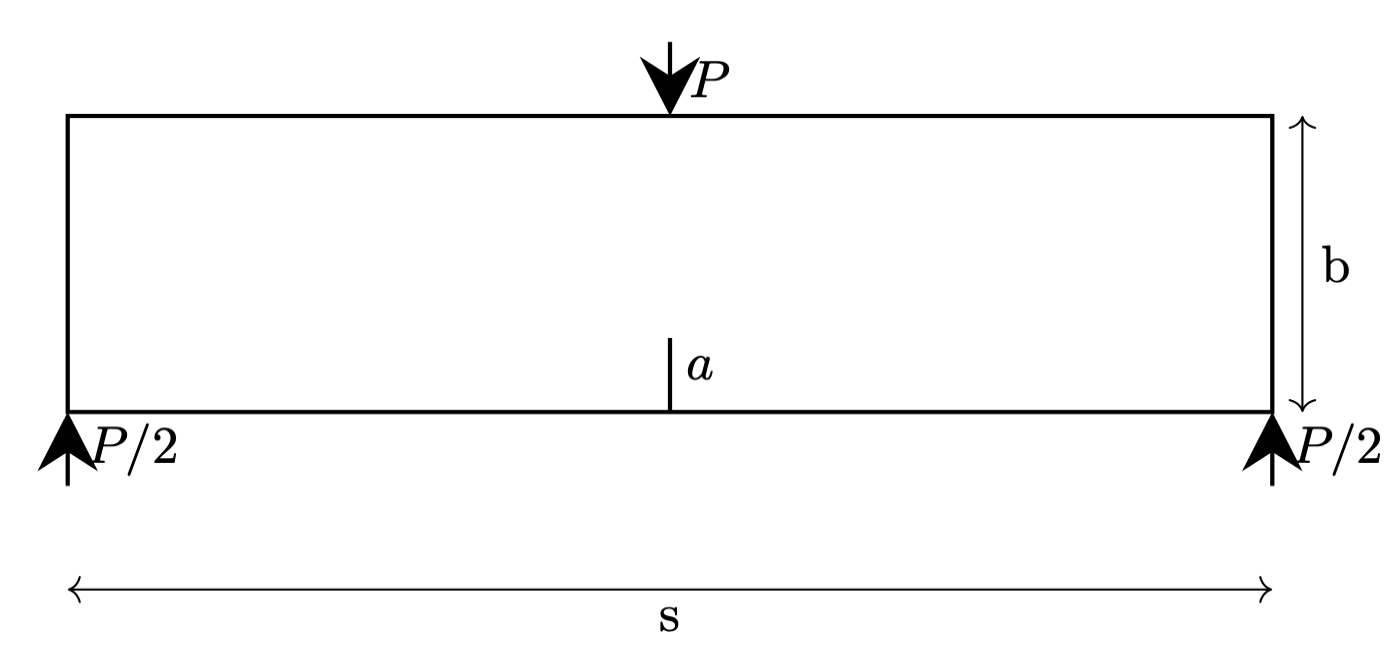
#> input picture examples/LEFM/images/three_point_bending.png, 1398 x 650 px
$ python plot_three_point.py
#> lines starting #> are read from the running program, lines starting #| are printed output that depends on the picture
r"""
.. _ref_lefm_three_point:

Three-Point Bending Specimen: Fracture and Fatigue Analysis
-----------------------------------------------------------

This script performs a detailed fracture and fatigue analysis of an ASTM E-399-72
compact tension (CT) specimen using principles of Linear Elastic Fracture
Mechanics (LEFM). It serves as a comprehensive educational and research tool,
demonstrating the theoretical and numerical workflow from fundamental
equations to result visualization.

**Analysis Workflow:**

1.  **Parameter Definition:** Establishes material properties (e.g., Young's
    modulus, fracture toughness) and specimen geometry based on the ASTM
    standard.
2.  **Geometric Factor Calculation:** Implements the standard polynomial function
    for the dimensionless geometry factor, $f(a/W)$.
3.  **Compliance Calculation:** Numerically computes the specimen's compliance,
    $C(a)$, by integrating the energy release rate, which is derived from the
    geometry factor. This step is crucial for linking stress-based and
    energy-based fracture criteria.
4.  **Fatigue Life Analysis:**
    *   Calculates the stress intensity factor range, $\Delta K$, using two
        equivalent LEFM methods:
        a.  **Direct Method:** Using the standard geometry factor, $f(a/W)$.
        b.  **Compliance Method:** Using the derivative of compliance, $dC/da$.
    *   Compares the results of both methods to verify the theoretical
        consistency.
    *   Integrates Paris' Law, $da/dN = C_{\text{Paris}}(\Delta K)^n$, to
        predict the fatigue life, plotting the crack length as a function of
        the number of cycles.
5.  **Verification and Visualization:** Generates plots to compare the
    different calculation methods and validates them against external
    experimental data.

**Theoretical Background:**

The analysis is based on the following key LEFM equations, which are also
detailed in the accompanying scientific paper:

*   **Stress Intensity Factor (SIF):**

    .. math::
        K_I = \frac{P}{B\sqrt{W}} f\left(\frac{a}{W}\right)

*   **Energy Release Rate and Compliance:**

    .. math::
        G = \frac{P^2}{2B} \frac{dC}{da} = \frac{K_I^2}{E'}

*   **Fatigue Crack Growth (Paris' Law):**

    .. math::
        \frac{da}{dN} = C_{\text{Paris}} (\Delta K)^n

This script demonstrates how these foundational concepts are applied to a
standard test case, providing a bridge between theory and practical
implementation.

"""

###############################################################################
# Import necessary libraries
# --------------------------
import numpy as np
import matplotlib.pyplot as plt
import matplotlib.image as mpimg
import os
import shutil
import sys

sys.path.insert(0, os.path.abspath('../../'))
plt.style.use('../../graph.mplstyle')
import plot_config as pcfg

img = mpimg.imread('images/three_point_bending.png')  # or .jpg, .tif, etc.
#> img is the input picture: shape (650, 1398, 4) float32; mean R, G, B, A 0.975, 0.975, 0.975, 1
plt.imshow(img)
plt.axis('off')

# [6 lines of commented-out code are left out]
color_main = pcfg.color_blue
color_secondary = pcfg.color_orangered
color_tertiary = pcfg.color_gold
color_quaternary = pcfg.color_green
color_analytical = pcfg.color_black

###############################################################################
# Parameters definition
# ---------------------
# Define material and specimen parameters
E   = 20.8     # Young's modulus (kN/mm^2)
nu  = 0.3     # Poisson's ratio (-)
Gc  = 0.0005   # Critical strain energy release rate (kN/mm)
m   = 2.5     # Paris' Law exponent (-)
Cparis = 1.02*10**(-11) * 10**(3*m)  # Paris' Law constant [mm^((2+3m)/2) / (cycle kN^m)]
Ep = E / (1.0 - nu**2) # Plane strain modulus (kN/mm^2)

# %
# Define specimen geometry
b = 1.0  # Characteristic width of the specimen (mm)
B = 1.0   # Thickness (mm)
s = 8.0
# %
# Crack length range and increment
a0 = 0.001  * b    # Initial crack length (mm)
af = 0.95 * b    # Final crack length (mm)
da = 0.0001 * b  # Small increment for high-accuracy numerical integration (mm)
a = np.arange(a0, af, da)  # Array of crack lengths (mm)


###############################################################################
# 3. Geometric Factor and Compliance Calculation
# ----------------------------------------------
# This section defines the geometry factor function and uses it to compute
# the specimen's compliance via numerical integration.

def geometry_factor(a, b):
    """
    Calculates the dimensionless geometry factor f(a/b)
    """
    x = a / b
    s_div_b = 8.0
    numerator = np.sqrt(np.pi) * 3 * s_div_b * np.sqrt(x)
    denominator = 2.0
    polynomial = 1.106 - 1.552 * x + 7.71 * x**2 - 13.53 * x**3 + 14.23 * x**4
    return (numerator / denominator) * polynomial

# Calculate the geometric factor for the entire range of crack lengths
f_geometric = geometry_factor(a, b)

###############################################################################
# Calculate the critical force
# ----------------------------
# Critical force ($P_c$) based on LEFM
P_c = B * np.sqrt(b) * np.sqrt(Ep * Gc) / f_geometric

###############################################################################
# Compliance and stiffness calculations
# -------------------------------------
# Compliance (C) and stiffness (K) are calculated using numerical integration
# The compliance of the specimen witout crack is given by:
I = B * b**3 / 12.0
C0 = s**3 / (48 * Ep * I)
K0 = 1.0 / C0
C0 = 1.0/K0

# Define integration function using trapezoidal or Simpson's rule
from scipy.integrate import cumulative_trapezoid, cumulative_simpson

# Calculate compliance (C) and stiffness (K)
C = C0/B * (1 + 2.0 / (C0 * Ep * b) * cumulative_trapezoid(f_geometric**2, a, initial=0))
K = 1.0 / C  # Stiffness is inverse of compliance

###############################################################################
# Plot: Stiffness ($K$) vs. crack length ($a$)
# --------------------------------------------
fig, ax1 = plt.subplots()

ax1.plot(a, K, color=color_analytical, linestyle='-')  # Plot K vs. a

ax1.set_xlabel(pcfg.crack_length_label)  # Label for crack length
ax1.set_ylabel(pcfg.stiffness_label)  # Label for stiffness
ax1.legend()

###############################################################################
# Plot: Compliance ($C$) vs. crack length ($a$)
# --------------------------------------------
fig, ax1 = plt.subplots()

ax1.plot(a, C, color=color_analytical, linestyle='-')  # Plot K vs. a

ax1.set_xlabel(pcfg.crack_length_label)  # Label for crack length
ax1.set_ylabel(pcfg.compliance_label)  # Label for compliance
ax1.legend()

###############################################################################
# dC/da term
# ----------
# This term is calculated as the derivative of compliance with respect to crack length
# note that the crack prpagates symetrically yo the right and the left, so we use 2*a for the derivative.
dCda_numerical = np.gradient(C, B*a)

# %
# Also is possible to obtain the relation directly by the following formula
dCda = 2*Gc / P_c**2

# Simple test to verify that the numerical and analytical dC/da are close
try:
    # Use a relative tolerance of 5% because numerical differentiation can
    # have inaccuracies.
    np.testing.assert_allclose(dCda_numerical, dCda, rtol=1e-2)
    print("Validation successful: Numerical dC/da matches analytical dC/da"
          " within tolerance.")
except AssertionError as e:
    print("Validation failed: Numerical and analytical dC/da do not match."
          f"\n{e}")


fig, ax1 = plt.subplots()
ax1.plot(a, dCda, color=color_analytical, linestyle='-', label='Analytical')  # Plot analytical dC/da
ax1.plot(a, dCda_numerical, color=color_quaternary, linestyle='--', label='Numerical')  # Plot numerical dC/da

ax1.set_xlabel(pcfg.crack_length_label)  # Label for crack length
ax1.set_ylabel(pcfg.dCda_label)
ax1.legend()

###############################################################################
# Plot: Critical force ($P_c$) vs. crack length ($a$)
# ---------------------------------------------------
fig, ax1 = plt.subplots()

ax1.plot(a, P_c, 'k-', color=color_analytical, linestyle='-', linewidth=2.0)  # Plot P_c vs. a
ax1.plot(a, np.sqrt(2.0 * Gc / dCda), 'y--',  color=color_quaternary, linestyle='--', label='dCda')
ax1.set_xlabel(pcfg.crack_length_label)  # Label for crack length
ax1.set_ylabel(pcfg.critical_force_label)  # Label for critical force
ax1.legend()


###############################################################################
# Save results to file
# --------------------
# results = np.column_stack((a, K, P_c, dCda))
# header = "a\tK\tPc\tdCda"
# np.savetxt(os.path.join(results_folder, "results.lefm"),
#            results, fmt="%.6e", delimiter="\t", header=header, comments="")


###############################################################################
# Specific curves
# ---------------
def get_u_P(ap0, a, P_c, C):
    index_ap0 = np.argmin(np.abs(a - ap0))
    P_c_a0 = P_c[index_ap0]
    u_c_a0 = P_c_a0 * C[index_ap0]

    u = P_c[index_ap0:] * C[index_ap0:]
    P = P_c[index_ap0:]
    a = a[index_ap0:]

    u0 = np.linspace(0, u[0], 1000)
    u = np.concatenate((u0, u))
    P = np.concatenate((u0 / C[index_ap0], P))
    a = np.concatenate((u0 * 0 + a[0], a))
    W = Gc * (a - ap0)
    C = u / P
    E = P**2 * C / 2
    # E = P*u / 2
    return u, P, a, W, E, u_c_a0, P_c_a0

# %
# Define specific crack length points for the analysis
ap0_points = np.array([0.2*b, 0.5*b, 0.7*b])  # Specific crack length points
ap0_colors = np.array(["red", "blue", "green"])  # Colors for these points in plots
ap0_style = ["-", "--", "--"]  # Line styles for these points
ap0_label = np.array([f"$a_0$={ap0_points[0]} mm", f"$a_0$={ap0_points[1]} mm ", f"$a_0$={ap0_points[2]} mm"])  # Labels for legend
index_ap0 = np.zeros(len(ap0_points), dtype=int)  # Indices of these points in the crack length array

# Find the indices of the specific crack length points in the array
i = 0
for a_i in ap0_points:
    index_ap0[i] = np.argmin(np.abs(a - a_i))  # Find the closest index
    i += 1

u1, P1, a1, W1, E1, u_c_a01, P_c_a01 = get_u_P(ap0_points[0], a, P_c, C)
u2, P2, a2, W2, E2, u_c_a02, P_c_a02 = get_u_P(ap0_points[1], a, P_c, C)
u3, P3, a3, W3, E3, u_c_a03, P_c_a03 = get_u_P(ap0_points[2], a, P_c, C)


# header_curves = "a\tu\tP\tstrain_energy\tfracture_energy"
# results_1 = np.column_stack((a1, u1, P1, E1, W1))
# np.savetxt(
#     os.path.join(
#         results_folder,
#         f"a0_{str(ap0_points[0]).replace('.', '')}.lefm_problem"
#     ),
#     results_1, fmt="%.6e", delimiter="\t", header=header_curves, comments=""
# )

# results_2 = np.column_stack((a2, u2, P2, E2, W2))
# np.savetxt(
#     os.path.join(
#         results_folder,
#         f"a0_{str(ap0_points[1]).replace('.', '')}.lefm_problem"
#     ),
#     results_2, fmt="%.6e", delimiter="\t", header=header_curves, comments=""
# )

# results_3 = np.column_stack((a3, u3, P3, E3, W3))
# np.savetxt(
#     os.path.join(
#         results_folder,
#         f"a0_{str(ap0_points[2]).replace('.', '')}.lefm_problem"
#     ),
#     results_3, fmt="%.6e", delimiter="\t", header=header_curves, comments=""
# )
###############################################################################
# Plot: Displacement ($u$) vs. Force ($P$)
# ----------------------------------------
fig, ax1 = plt.subplots()

ax1.plot(u1, P1, 'k-', label=ap0_label[0])
ax1.plot(u2, P2, 'r--', label=ap0_label[1])
ax1.plot(u3, P3, 'b--', label=ap0_label[2])

ax1.set_xlabel(pcfg.displacement_label)
ax1.set_ylabel(pcfg.force_label)
ax1.legend()

###############################################################################
# Plot: ($a$) vs. Energy ($E$)
# ----------------------------
fig, ax1 = plt.subplots()

ax1.plot(a1, E1, 'k-',  label=ap0_label[0])
ax1.plot(a2, E2, 'r--', label=ap0_label[1])
ax1.plot(a3, E3, 'b--', label=ap0_label[2])

ax1.set_xlabel(pcfg.crack_length_label)
ax1.set_ylabel(pcfg.strain_energy_label)
ax1.legend()


###############################################################################
# Energy calculations for a0=0.3 mm
# ---------------------------------
fig, ax1 = plt.subplots()

ax1.plot(u1, a1, color=color_analytical, linestyle='-', label=ap0_label[0])
ax1.plot(u2, a2, color=color_secondary, linestyle='--', label=ap0_label[1])
ax1.plot(u3, a3, color=color_main, linestyle='--', label=ap0_label[2])

ax1.set_xlabel(pcfg.displacement_label)
ax1.set_ylabel(pcfg.crack_length_label)
ax1.legend()


###############################################################################
# Fatigue Life Calculation and Validation
# ---------------------------------------

a0_fatigue = 0.2*b # Initial crack length [mm]
af_fatigue = 0.9*b # Final crack length [mm]

# %%
# To perform the fatigue analysis in that range, will be needed to tlice the arrays to obtain the values of the compliance and crack area in that range.

def slice_array_by_values(a, value_1, value_2):
    """
    Returns a slice of the array `a` between the indices of the nearest values to `value_1` and `value_2`.

    Parameters:
    a (numpy.ndarray): The input array.
    value_1 (float): The first value to find in the array.
    value_2 (float): The second value to find in the array.

    Returns:
    numpy.ndarray: A new array sliced between the indices of the nearest values to `value_1` and `value_2`.
    """
    # Find the indices of the nearest values
    index_1 = (np.abs(a - value_1)).argmin()
    index_2 = (np.abs(a - value_2)).argmin()

    # Ensure index_1 is less than index_2
    if index_1 > index_2:
        index_1, index_2 = index_2, index_1

    # Return the sliced array
    return index_1, index_2 + 1

# %%
# Slice the arrays to obtain the fatigue region
i_o_1, i_f_1 = slice_array_by_values(a, a0_fatigue, af_fatigue)
a_fatigue = a[i_o_1:i_f_1]  # Crack lengths in the fatigue range
f_geometric_fatigue = f_geometric[i_o_1:i_f_1]
dCda_fatigue = dCda[i_o_1:i_f_1]  # Compliance derivative in the fatigue range

# This section calculates the fatigue life (number of cycles vs. crack length)
# using two theoretically equivalent LEFM approaches:
#
# 1. Stress-Based Method: Using the geometric factor f(a/W) to find Delta_K.
# 2. Energy-Based Method: Using the compliance derivative dC/da.
#
# The results are then compared to validate the numerical implementation.

# --- Fatigue Material Properties ---
AP = 3.6   # Applied cyclic force range (Delta_P) [kN]
Ni = 0     # Initial number of cycles

# --- Method 1: Fatigue Life from Geometric Factor ---
# Calculate the stress intensity factor range (Delta_K)
AK = AP / (B * np.sqrt(b)) * f_geometric_fatigue  # Stress intensity factor range
# Integrate Paris' Law: Nf = integral(1 / (C * (Delta_K)^m)) da
# For numerical stability, constant terms are pulled out of the integral.
Nf_f_geometric = Ni + 1/(Cparis * (AP/(B*np.sqrt(b)))**m) * \
    cumulative_trapezoid(1/(f_geometric_fatigue**m), a_fatigue, initial=0)
# Nf_f_geometric = Ni + cumulative_trapezoid(1 / (Cparis * AK**m), a, initial=0)

# --- Method 2: Fatigue Life from Compliance Derivative (dC/da) ---
# This uses the energy-based formulation of Paris' Law.
Nf_dCda = Ni + 1 / (Cparis * (Ep / (2 * B))**(m / 2) * AP**m) * \
    cumulative_trapezoid(1 / (dCda_fatigue*(B))**(m / 2), a_fatigue, initial=0)

# --- Validation Test ---
# Verify that both methods produce nearly identical results. A small tolerance
# is required to account for numerical errors from integration and differentiation.
try:
    # Use a relative tolerance of 1% (rtol=1e-2).
    np.testing.assert_allclose(Nf_f_geometric, Nf_dCda, rtol=1e-2)
    print("Validation successful: Fatigue life calculations from geometric"
          " factor and dC/da are consistent.")
except AssertionError as e:
    print("Validation FAILED: The two fatigue life calculation methods do not"
          f" match.\n{e}")

###############################################################################
# Plot: K Tada 2
# --------------
fig, ax1 = plt.subplots()

ax1.loglog(AK, dCda_fatigue, 'b-', label=r'geometric')

ax1.set_xlabel(pcfg.DeltaK_label)
ax1.set_ylabel(pcfg.dCda_label)
ax1.legend()


###############################################################################
# Crack area vs number of cycles
# ------------------------------
# The number of cycles to failure is calculated from the compliance respect the crack area for the different methods.
fig, ax1 = plt.subplots()

ax1.plot(Nf_f_geometric, a_fatigue, 'b-', label=r"geometric")
ax1.plot(Nf_dCda, a_fatigue, 'r--', label=r"dCda")

ax1.set_xlabel(pcfg.cycles_label)
ax1.set_ylabel(pcfg.crack_length_label)
ax1.legend()

plt.show()
#> figure, not shown here; curve peaks at x = 0.001, y = 0.179
#> figure, not shown here; curve peaks at x = 0.95, y = 195.4
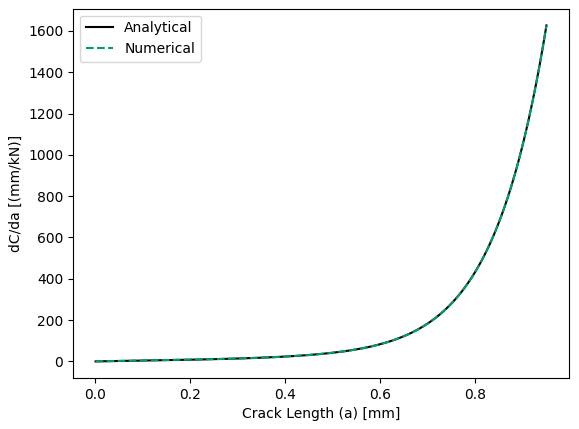
#> figure drawn by matplotlib, 1 panel; curve peaks at x = 0.95, y = 1626.7; curve peaks at x = 0.95, y = 1626
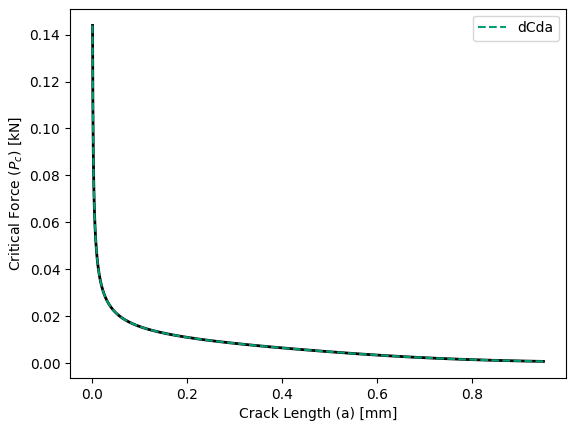
#> figure drawn by matplotlib, 1 panel; curve peaks at x = 0.001, y = 0.144; curve peaks at x = 0.001, y = 0.144
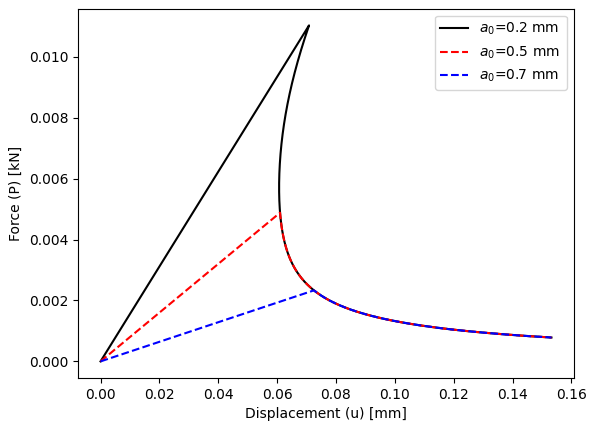
#> figure drawn by matplotlib, 1 panel
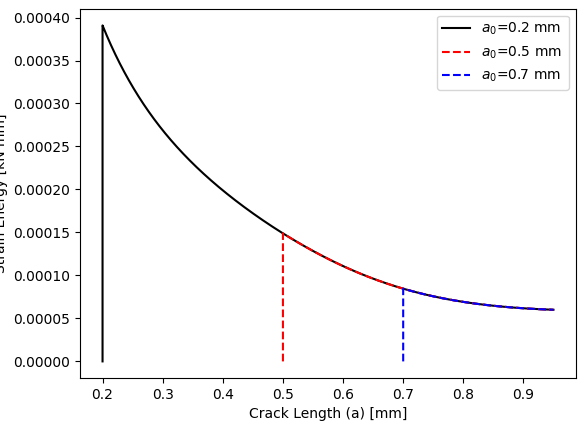
#> figure drawn by matplotlib, 1 panel
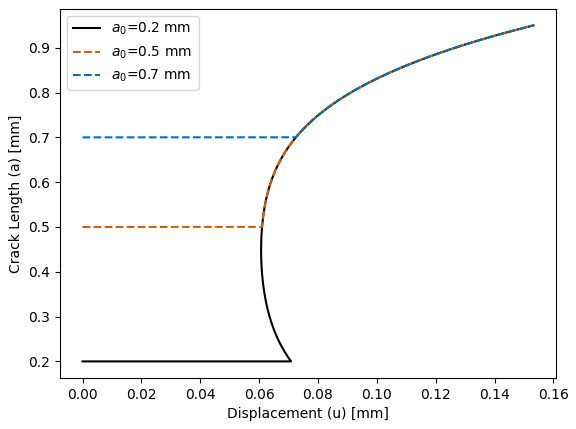
#> figure drawn by matplotlib, 1 panel
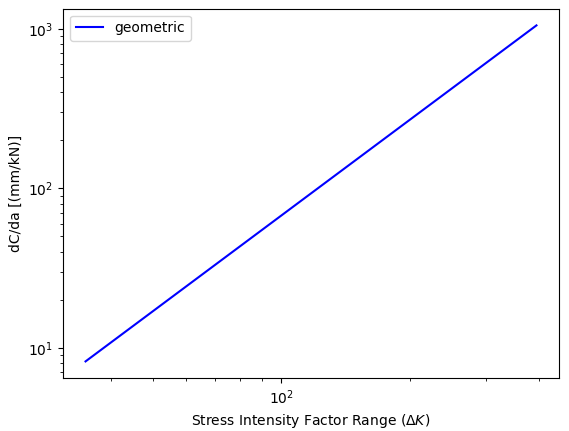
#> figure drawn by matplotlib, 1 panel; curve peaks at x = 394.2, y = 1049.3
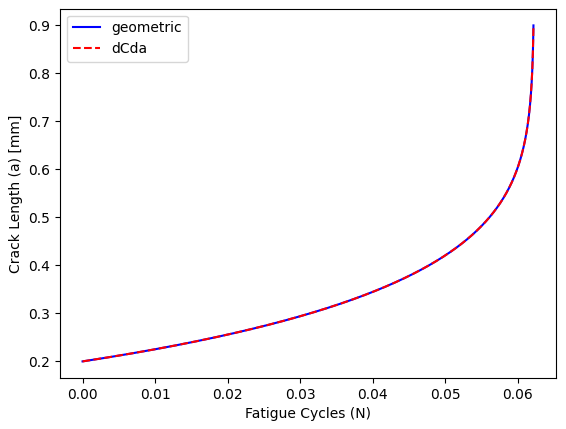
#> figure drawn by matplotlib, 1 panel; curve peaks at x = 0.0622, y = 0.9; curve peaks at x = 0.0622, y = 0.9

# header_fatigue = "cycles\ta"
# results_fatigue = np.column_stack((Nf_dCda, a_fatigue))
# np.savetxt(
#     os.path.join(
#         results_folder,
#         f"a_{str(a0_fatigue).replace('.', '')}_{str(af_fatigue).replace('.', '')}.lefm_fatigue"
#     ),
#     results_fatigue, fmt="%.6e", delimiter="\t", header=header_fatigue, comments=""
# )
